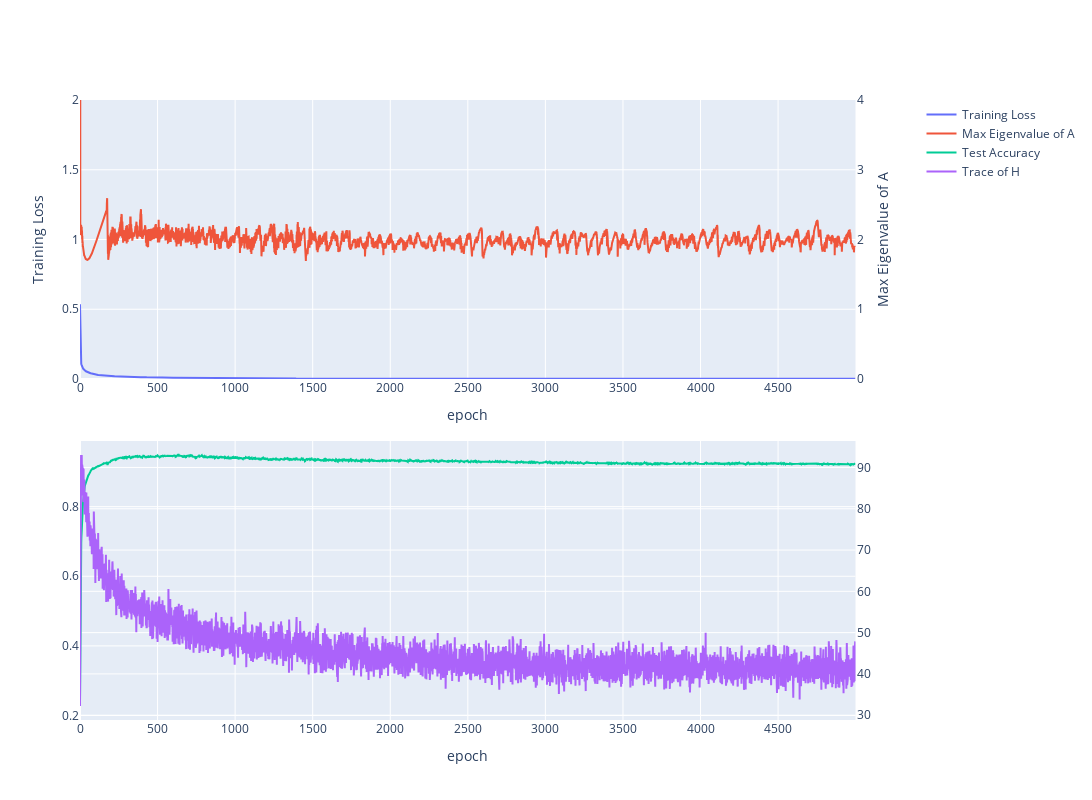

Here is the notebook cell this chart was saved with:
### Code cell
model_id = 8
plot_output_data(md, out, model_id)

### Figure 1 — Plotly figure (JSON) as saved in the notebook; plotly's stock layout.template omitted (floating-point values rounded to 4 significant figures; data arrays with more than 128 entries replaced by an {"elided": "..."} marker saying what was removed)
{"data": [{"line": {"width": 2}, "name": "Training Loss", "type": "scatter", "x": {"elided": "5000 int values"}, "xaxis": "x", "y": {"elided": "5000 float values"}, "yaxis": "y"}, {"line": {"width": 2}, "name": "Max Eigenvalue of A", "type": "scatter", "x": {"elided": "5000 int values"}, "xaxis": "x", "y": {"elided": "5000 float values"}, "yaxis": "y2"}, {"line": {"width": 2}, "name": "Test Accuracy", "type": "scatter", "x": {"elided": "5000 int values"}, "xaxis": "x2", "y": {"elided": "5000 float values"}, "yaxis": "y3"}, {"line": {"width": 2}, "name": "Trace of H", "type": "scatter", "x": {"elided": "5000 int values"}, "xaxis": "x2", "y": {"elided": "5000 float values"}, "yaxis": "y4"}], "layout": {"height": 800, "width": 1200, "xaxis": {"anchor": "y", "domain": [0, 0.94], "title": {"text": "epoch"}}, "xaxis2": {"anchor": "y3", "domain": [0, 0.94], "title": {"text": "epoch"}}, "yaxis": {"anchor": "x", "domain": [0.55, 1], "range": [0, 2], "showgrid": false, "title": {"text": "Training Loss"}}, "yaxis2": {"anchor": "x", "overlaying": "y", "range": [0, 4], "side": "right", "title": {"text": "Max Eigenvalue of A"}}, "yaxis3": {"anchor": "x2", "domain": [0, 0.45]}, "yaxis4": {"anchor": "x2", "overlaying": "y3", "side": "right"}}}
